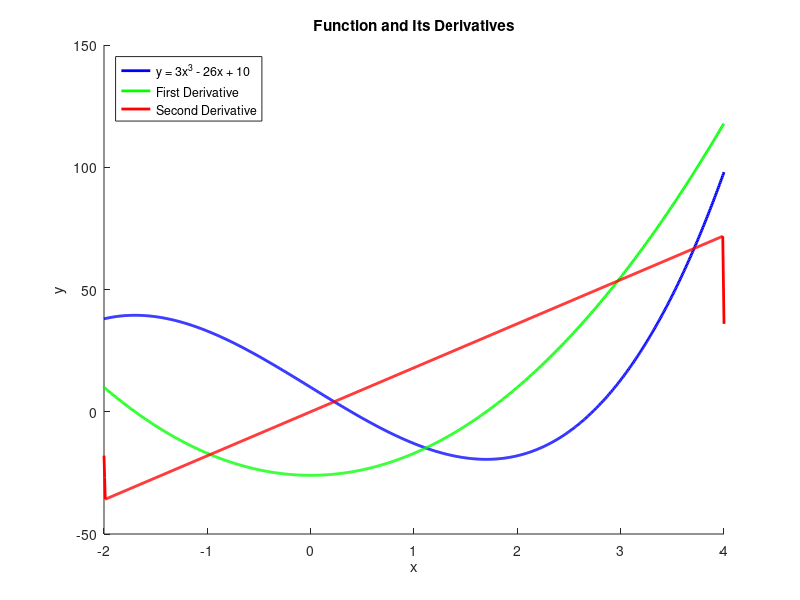

Reproduce this figure in MATLAB.
clc, clearvars, close all

%{
    Plot the function
                        y = (3*(x^3)) - (26*x) + 10
    & its first and second derivatives for -2 <= x <= 4, all in the same plot.
    Also plot the same function using hold on & hold off
%}

% Define the range of x values
x = linspace(-2, 4, 1000);

% Define the function
y = 3*x.^3 - 26*x + 10;

% Calculate the first derivative
dy_dx = gradient(y, x);

% Calculate the second derivative
d2y_dx2 = gradient(dy_dx, x);

% Create the plot
figure;
hold on;

% Plot the original function
plot(x, y, 'b', 'LineWidth', 2, 'DisplayName', 'y = 3x^3 - 26x + 10');

% Plot the first derivative
plot(x, dy_dx, 'g', 'LineWidth', 2, 'DisplayName', 'First Derivative');

% Plot the second derivative
plot(x, d2y_dx2, 'r', 'LineWidth', 2, 'DisplayName', 'Second Derivative');

% Set axis labels and legend
xlabel('x');
ylabel('y');
legend('Location', 'northwest');
title('Function and Its Derivatives');

% Hold off to end the plot
hold off;
